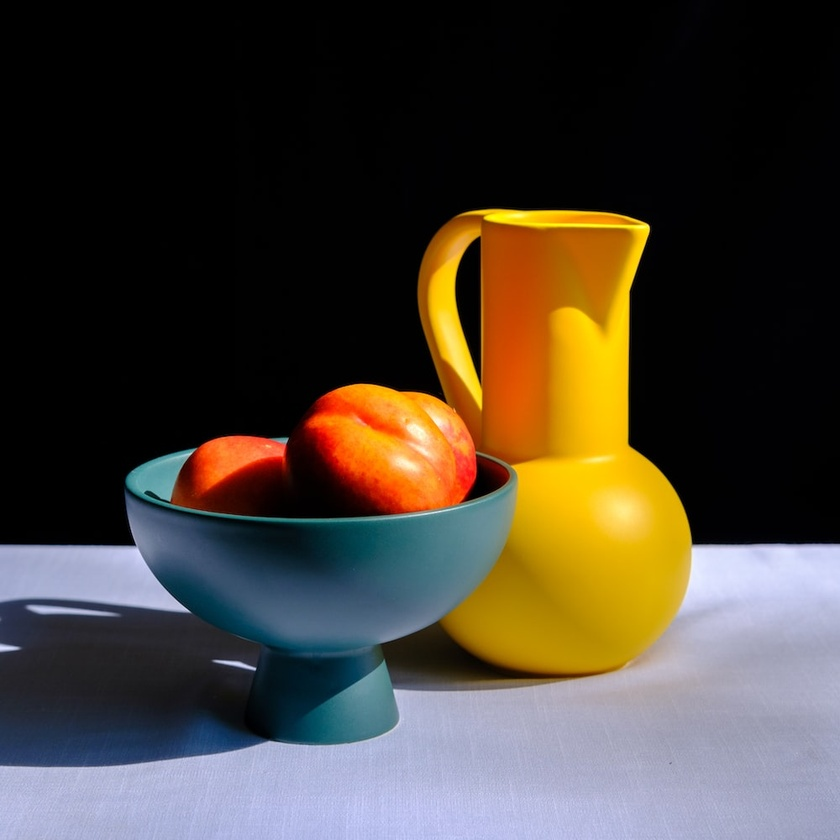
#> input picture labs/Lab7/testimage.jpeg, 840 x 840 px, shrunk from 1000 x 1000 before the run
$ python Pillow_Lab7_FindEdges.py
#> lines starting #> are read from the running program, lines starting #| are printed output that depends on the picture
from PIL import Image, ImageFilter
image = Image.open('testimage.jpeg')
#> image is the input picture: PIL image 840x840 RGB; mean R, G, B 73.4, 65.2, 54.3

print('Finding the edges in the image')
edges_image = image.filter(ImageFilter.FIND_EDGES)
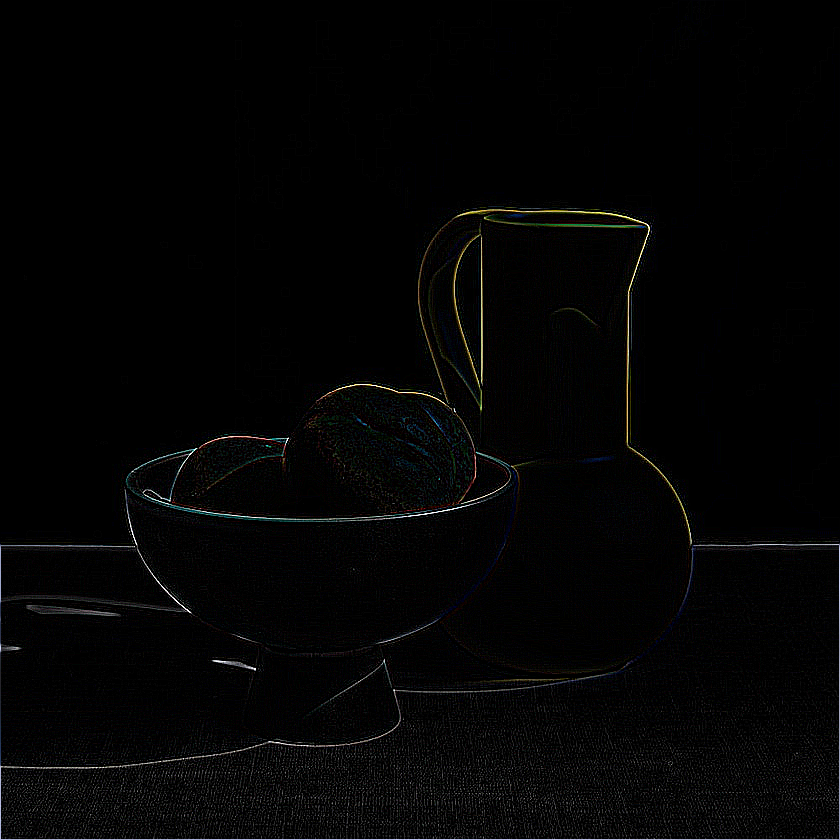
#> edges_image: PIL image 840x840 RGB; mean R, G, B 4.2, 4.2, 4.1
edges_image.save('testimage_edges.jpeg')
